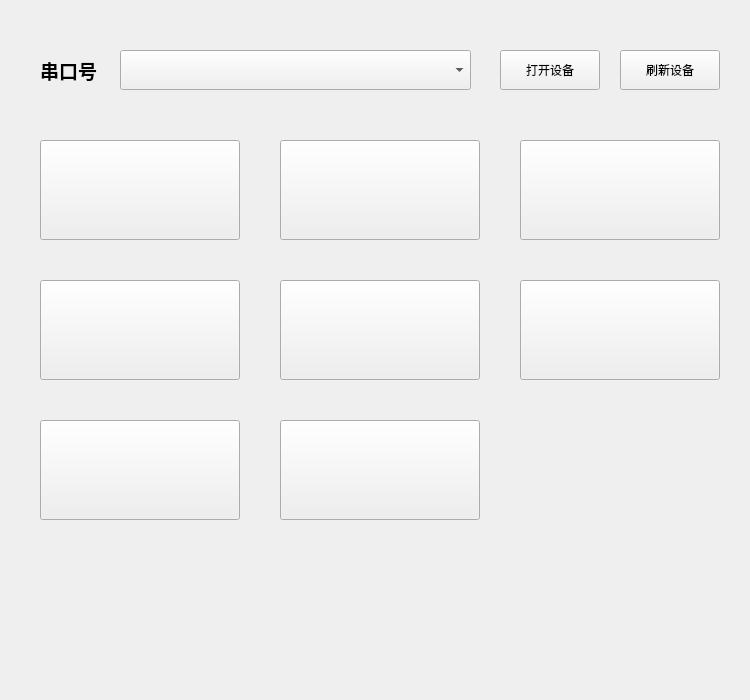
<?xml version="1.0" encoding="UTF-8"?>
<ui version="4.0">
 <class>FIOModbus</class>
 <widget class="QWidget" name="FIOModbus">
  <property name="geometry">
   <rect>
    <x>0</x>
    <y>0</y>
    <width>750</width>
    <height>700</height>
   </rect>
  </property>
  <property name="windowTitle">
   <string>Widget</string>
  </property>
  <widget class="DataButton" name="pushButton_in3">
   <property name="geometry">
    <rect>
     <x>520</x>
     <y>140</y>
     <width>200</width>
     <height>100</height>
    </rect>
   </property>
   <property name="text">
    <string/>
   </property>
  </widget>
  <widget class="DataButton" name="pushButton_relay1">
   <property name="geometry">
    <rect>
     <x>280</x>
     <y>280</y>
     <width>200</width>
     <height>100</height>
    </rect>
   </property>
   <property name="text">
    <string/>
   </property>
  </widget>
  <widget class="DataButton" name="pushButton_relay2">
   <property name="geometry">
    <rect>
     <x>520</x>
     <y>280</y>
     <width>200</width>
     <height>100</height>
    </rect>
   </property>
   <property name="text">
    <string/>
   </property>
  </widget>
  <widget class="QPushButton" name="pushButton_open">
   <property name="geometry">
    <rect>
     <x>500</x>
     <y>50</y>
     <width>100</width>
     <height>40</height>
    </rect>
   </property>
   <property name="text">
    <string>打开设备</string>
   </property>
  </widget>
  <widget class="DataButton" name="pushButton_in4">
   <property name="geometry">
    <rect>
     <x>40</x>
     <y>280</y>
     <width>200</width>
     <height>100</height>
    </rect>
   </property>
   <property name="text">
    <string/>
   </property>
  </widget>
  <widget class="DataButton" name="pushButton_in1">
   <property name="geometry">
    <rect>
     <x>40</x>
     <y>140</y>
     <width>200</width>
     <height>100</height>
    </rect>
   </property>
   <property name="text">
    <string/>
   </property>
  </widget>
  <widget class="DataButton" name="pushButton_relay4">
   <property name="geometry">
    <rect>
     <x>280</x>
     <y>420</y>
     <width>200</width>
     <height>100</height>
    </rect>
   </property>
   <property name="text">
    <string/>
   </property>
  </widget>
  <widget class="QLabel" name="label_server">
   <property name="geometry">
    <rect>
     <x>40</x>
     <y>50</y>
     <width>101</width>
     <height>40</height>
    </rect>
   </property>
   <property name="font">
    <font>
     <family>Microsoft YaHei</family>
     <pointsize>14</pointsize>
     <bold>true</bold>
    </font>
   </property>
   <property name="text">
    <string>串口号</string>
   </property>
  </widget>
  <widget class="DataButton" name="pushButton_relay3">
   <property name="geometry">
    <rect>
     <x>40</x>
     <y>420</y>
     <width>200</width>
     <height>100</height>
    </rect>
   </property>
   <property name="text">
    <string/>
   </property>
  </widget>
  <widget class="DataButton" name="pushButton_in2">
   <property name="geometry">
    <rect>
     <x>280</x>
     <y>140</y>
     <width>200</width>
     <height>100</height>
    </rect>
   </property>
   <property name="text">
    <string/>
   </property>
  </widget>
  <widget class="QComboBox" name="comboBox">
   <property name="geometry">
    <rect>
     <x>120</x>
     <y>50</y>
     <width>351</width>
     <height>40</height>
    </rect>
   </property>
   <property name="font">
    <font>
     <pointsize>12</pointsize>
     <bold>false</bold>
    </font>
   </property>
   <property name="editable">
    <bool>false</bool>
   </property>
  </widget>
  <widget class="QPushButton" name="pushButton_refresh">
   <property name="geometry">
    <rect>
     <x>620</x>
     <y>50</y>
     <width>100</width>
     <height>40</height>
    </rect>
   </property>
   <property name="text">
    <string>刷新设备</string>
   </property>
  </widget>
 </widget>
 <customwidgets>
  <customwidget>
   <class>DataButton</class>
   <extends>QPushButton</extends>
   <header>databutton.h</header>
  </customwidget>
 </customwidgets>
 <resources/>
 <connections/>
</ui>
